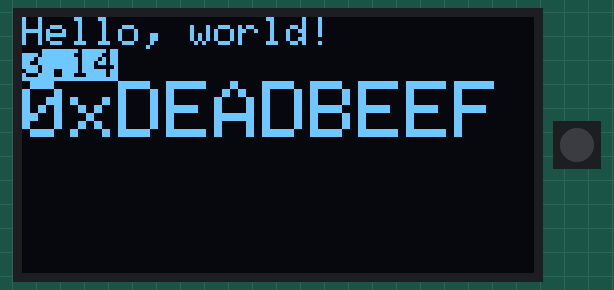
Recording of a sketch running on a simulated Arduino Uno, built with avr-gcc and run on an emulated ATmega328P. Shown: 128×64 one-colour display, 1 RGB LEDs in strip order, left to right. What the sketch prints to the serial monitor is not drawn.

Above: at 2.1 s.
At 24.5 s:
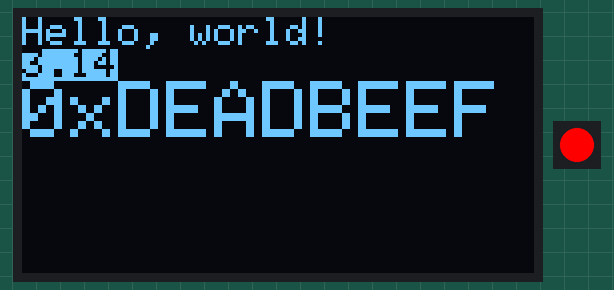

The sketch:

Relay_Test.ino.ino
```cpp
/*
 Blink led on PIN0
 by Mischianti Renzo <http://www.mischianti.org>

 https://www.mischianti.org/2019/01/02/pcf8574-i2c-digital-i-o-expander-fast-easy-usage/
*/

#include "Arduino.h"
#include "PCF8574.h"
#include <SPI.h>
#include <Wire.h>
#include <Adafruit_GFX.h>
#include <Adafruit_SH1106.h>
#include <FastLED.h>

// How many leds in your strip?
#define NUM_LEDS 1

// For led chips like WS2812, which have a data line, ground, and power, you just
// need to define DATA_PIN.  For led chipsets that are SPI based (four wires - data, clock,
// ground, and power), like the LPD8806 define both DATA_PIN and CLOCK_PIN
// Clock pin only needed for SPI based chipsets when not using hardware SPI
#define DATA_PIN 4
//#define CLOCK_PIN 13

// Define the array of leds
CRGB leds[NUM_LEDS];
Adafruit_SH1106 display(21, 22);
// Set i2c address
PCF8574 pcf8574(0x38);

void setup()
{
	Serial.begin(115200);
  FastLED.addLeds<NEOPIXEL, DATA_PIN>(leds, NUM_LEDS);  // GRB ordering is assumed
  display.begin(SH1106_SWITCHCAPVCC, 0x3C);  // initialize with the I2C addr 0x3D (for the 128x64)
  // init done

  // Show image buffer on the display hardware.
  // Since the buffer is intialized with an Adafruit splashscreen
  // internally, this will display the splashscreen.
  display.display();
  delay(2000);

  // Clear the buffer.
  display.clearDisplay();
	// Set pinMode to OUTPUT
	pcf8574.pinMode(P0, OUTPUT);
  pcf8574.pinMode(P1, OUTPUT);
  pcf8574.pinMode(P2, OUTPUT);
  pcf8574.pinMode(P3, OUTPUT);
  pcf8574.pinMode(P4, OUTPUT);
  pcf8574.pinMode(P5, OUTPUT);
  pcf8574.pinMode(P6, OUTPUT);
  pcf8574.pinMode(P7, OUTPUT);
	// text display tests
  display.setTextSize(1);
  display.setTextColor(WHITE);
  display.setCursor(0,0);
  display.println("Hello, world!");
  display.setTextColor(BLACK, WHITE); // 'inverted' text
  display.println(3.141592);
  display.setTextSize(2);
  display.setTextColor(WHITE);
  display.print("0x"); display.println(0xDEADBEEF, HEX);
  display.display();
  delay(20000);

  // miniature bitmap display
  display.clearDisplay();

	Serial.print("Init pcf8574...");
	if (pcf8574.begin()){
		Serial.println("OK");
	}else{
		Serial.println("KO");
	}
  pcf8574.digitalWrite(P0, HIGH);
	delay(100);
	pcf8574.digitalWrite(P0, LOW);
	delay(200);
  	pcf8574.digitalWrite(P1, HIGH);
	delay(100);
	pcf8574.digitalWrite(P1, LOW);
	delay(200);
  	pcf8574.digitalWrite(P2, HIGH);
	delay(100);
	pcf8574.digitalWrite(P2, LOW);
	delay(200);
  	pcf8574.digitalWrite(P3, HIGH);
	delay(100);
	pcf8574.digitalWrite(P3, LOW);
	delay(200);
  	pcf8574.digitalWrite(P4, HIGH);
	delay(100);
	pcf8574.digitalWrite(P4, LOW);
	delay(200);
  	pcf8574.digitalWrite(P5, HIGH);
	delay(100);
	pcf8574.digitalWrite(P5, LOW);
	delay(200);
  	pcf8574.digitalWrite(P6, HIGH);
	delay(100);
	pcf8574.digitalWrite(P6, LOW);
	delay(200);
  	pcf8574.digitalWrite(P7, HIGH);
	delay(100);
	pcf8574.digitalWrite(P7, LOW);
	delay(200);
  // Turn the LED on, then pause
  leds[0] = CRGB::Red;
  FastLED.show();
}

void loop()
{

}
```

Measured:
- what the display in image 0 shows lasts 22.4 s, from 2.1 s to 24.5 s
